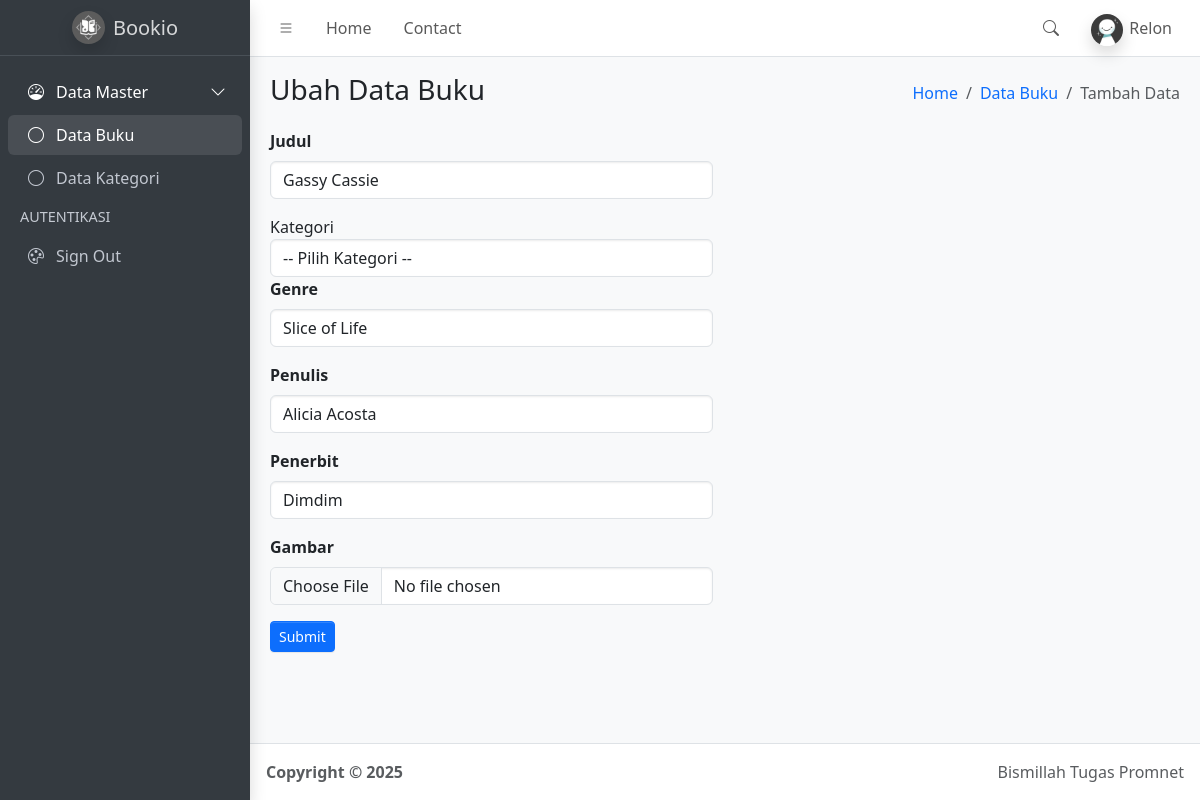
/ubah_data.php?id=13 (signed in), run on the app's committed database.
### tables this page shows
CREATE TABLE `buku` (
  `id_buku` int(5) NOT NULL,
  `judul` varchar(100) NOT NULL,
  `genre` varchar(100) NOT NULL,
  `penulis` varchar(100) NOT NULL,
  `penerbit` varchar(100) NOT NULL,
  `tanggal_input` date NOT NULL DEFAULT current_timestamp(),
  `gambar` varchar(100) NOT NULL,
  `id_kategori` int(10) NOT NULL
);

### function.php (called while the page is built, shortened)
<?php
$conn = mysqli_connect("localhost", "root", "", "simbs");
function query($query){
    global $conn;
    $result = mysqli_query($conn, $query);
    $rows = [];
    while( $row = mysqli_fetch_assoc($result) ) {
        $rows[] = $row;
    }
    return $rows;
}
?>

### ubah_data.php (the view, shortened to what this page needs)
<?php
    require("function.php");
    $id = $_GET['id'];
    $query = query("SELECT * FROM buku WHERE id_buku = $id")[0];
    $buku = $query;
?>
<!doctype html>
<html lang="en">
  <head>
    <link
      rel="stylesheet"
      href="https://cdn.jsdelivr.net/npm/@fontsource/source-sans-3@5.0.12/index.css"
      media="print"
      onload="this.media='all'"
    />
    <link
      rel="stylesheet"
      href="https://cdn.jsdelivr.net/npm/overlayscrollbars@2.11.0/styles/overlayscrollbars.min.css"
    />
    <link
      rel="stylesheet"
      href="https://cdn.jsdelivr.net/npm/bootstrap-icons@1.13.1/font/bootstrap-icons.min.css"
    />
    <link rel="stylesheet" href="dist/css/adminlte.min.css" />
    <link
      rel="stylesheet"
      href="https://cdn.jsdelivr.net/npm/apexcharts@3.37.1/dist/apexcharts.css"
    />
    <link
      rel="stylesheet"
      href="https://cdn.jsdelivr.net/npm/jsvectormap@1.5.3/dist/css/jsvectormap.min.css"
    />
  </head>
  <body class="layout-fixed sidebar-expand-lg bg-body-tertiary">
    <div class="app-wrapper">
      <nav class="app-header navbar navbar-expand bg-body">
        <div class="container-fluid">
          <ul class="navbar-nav">
            <li class="nav-item">
              <a class="nav-link" data-lte-toggle="sidebar" href="#" role="button">
                <i class="bi bi-list"></i>
              </a>
            </li>
            <li class="nav-item d-none d-md-block">
              <a href="#" class="nav-link">Home</a>
            </li>
            <li class="nav-item d-none d-md-block">
              <a href="#" class="nav-link">Contact</a>
            </li>
          </ul>
          <ul class="navbar-nav ms-auto">
            <li class="nav-item">
              <a class="nav-link" data-widget="navbar-search" href="#" role="button">
                <i class="bi bi-search"></i>
              </a>
            </li>
            <li class="nav-item dropdown user-menu">
              <a href="#" class="nav-link dropdown-toggle" data-bs-toggle="dropdown">
                <img
                  src="dist/assets/img/user.jpeg"
                  class="user-image rounded-circle shadow"
                  alt="User Image"
                />
                <span class="d-none d-md-inline">Relon</span>
              </a>
            </li>
          </ul>
        </div>
      </nav>
      <aside class="app-sidebar bg-body-secondary shadow" data-bs-theme="dark">
        <div class="sidebar-brand">
          <a href="index.php" class="brand-link">
            <img
              src="dist/assets/img/bookiologo.jpeg"
              alt="AdminLTE Logo"
              class="brand-image shadow rounded-circle"
            />
            <span class="brand-text fw-light">Bookio</span>
          </a>
        </div>
        <div class="sidebar-wrapper">
          <nav class="mt-2">
            <ul
              class="nav sidebar-menu flex-column"
              data-lte-toggle="treeview"
              role="navigation"
              aria-label="Main navigation"
              data-accordion="false"
              id="navigation"
            >
              <li class="nav-item menu-open">
                <a href="#" class="nav-link active">
                  <i class="nav-icon bi bi-speedometer"></i>
                  <p>
                    Data Master
                  </p>
                </a>
                <ul class="nav nav-treeview">
                  <li class="nav-item">
                    <a href="index.php" class="nav-link active">
                      <i class="nav-icon bi bi-circle"></i>
                      <p>Data Buku</p>
                    </a>
                  </li>
                  <li class="nav-item">
                    <a href="kategori.php" class="nav-link">
                      <i class="nav-icon bi bi-circle"></i>
                      <p>Data Kategori</p>
                    </a>
                  </li>
                </ul>
              </li>
              <li class="nav-header">AUTENTIKASI</li>
              <li class="nav-item">
                <a href="./generate/theme.html" class="nav-link">
                  <i class="nav-icon bi bi-palette"></i>
                  <p>Sign Out</p>
                </a>
              </li>
            </ul>
          </nav>
        </div>
      </aside>
      <main class="app-main">
        <div class="app-content-header">
          <div class="container-fluid">
            <div class="row">
              <div class="col-sm-6">
                <h3 class="mb-0">Ubah Data Buku</h3>
              </div>
              <div class="col-sm-6">
                <ol class="breadcrumb float-sm-end">
                  <li class="breadcrumb-item"><a href="index.php">Home</a></li>
                  <li class="breadcrumb-item"><a href="index.php">Data Buku</a></li>
                  <li class="breadcrumb-item active" aria-current="page">Tambah Data</li>
                </ol>
              </div>
            </div>
          </div>
        </div>
        <div class="app-content">
          <div class="container-fluid">
            <div class="row">
              <div class="col-md-6">
                <form action="" method="post" enctype="multipart/form-data">
                     <div class="mb-3">
                        <label class="form-label fw-bold">Judul</label>
                        <input type="text" class="form-control" name="judul" id="judul" placeholder="Judul buku" value="<?= $buku['judul'] ?>" autocomplete="off">
                    </div>
                    <div class="mb-3">
                        <label for="id_kategori">Kategori</label>
<select name="id_kategori" id="id_kategori" class="form-control" required>
    <option value="">-- Pilih Kategori --</option>
</select>
                    <div class="mb-3">
                        <label class="form-label fw-bold">Genre</label>
                        <input type="text" class="form-control" name="genre" id="genre" placeholder="Genre" value="<?= $buku['genre'] ?>" autocomplete="off">
                    </div>
                    <div class="mb-3">
                        <label class="form-label fw-bold">Penulis</label>
                        <input type="text" class="form-control" name="penulis" id="penulis" placeholder="Penulis" value="<?= $buku['penulis'] ?>" autocomplete="off">
                    </div>
                    <div class="mb-3">
                        <label class="form-label fw-bold">Penerbit</label>
                        <input type="text" class="form-control" name="penerbit" id="penerbit" placeholder="Penerbit" value="<?= $buku['penerbit'] ?>" autocomplete="off">
                    </div>
                    <div class="mb-3">
                        <label class="form-label fw-bold">Gambar</label>
                        <input type="file" class="form-control" name="gambar" id="gambar" placeholder="Gambar" value="<?= $buku['gambar'] ?>" autocomplete="off">
                    </div>
                    <div class="mb-3">
                        <button type="submit" name="tombol_submit" class="btn btn-sm btn-primary">Submit</button>
                    </div>
                </form>
              </div>
            </div>
          </div>
        </div>
      </main>
      <footer class="app-footer">
        <div class="float-end d-none d-sm-inline">Bismillah Tugas Promnet</div>
        <strong>
          Copyright &copy; 2025&nbsp;
        </strong>
      </footer>
    </div>
  </body>
</html>

### data on the page
buku: judul "Gassy Cassie", genre "Slice of Life", penulis "Alicia Acosta", penerbit "Dimdim"
